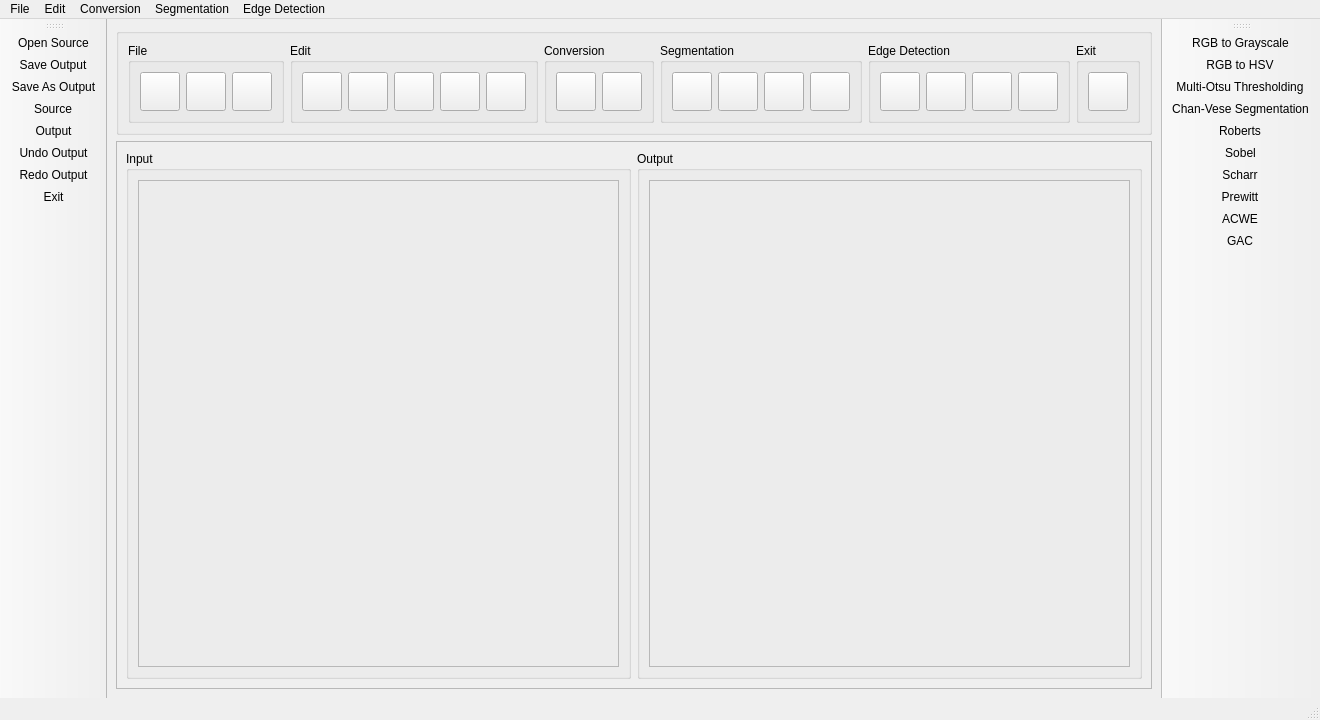
<?xml version="1.0" encoding="UTF-8"?>
<ui version="4.0">
 <class>MainWindow</class>
 <widget class="QMainWindow" name="MainWindow">
  <property name="geometry">
   <rect>
    <x>0</x>
    <y>0</y>
    <width>1280</width>
    <height>720</height>
   </rect>
  </property>
  <property name="windowTitle">
   <string>OOP2 Lab Final Assignment</string>
  </property>
  <widget class="QWidget" name="centralwidget">
   <layout class="QVBoxLayout" name="verticalLayout">
    <property name="sizeConstraint">
     <enum>QLayout::SetDefaultConstraint</enum>
    </property>
    <item>
     <widget class="QGroupBox" name="groupBox_8">
      <property name="sizePolicy">
       <sizepolicy hsizetype="Preferred" vsizetype="Fixed">
        <horstretch>0</horstretch>
        <verstretch>0</verstretch>
       </sizepolicy>
      </property>
      <property name="maximumSize">
       <size>
        <width>16777215</width>
        <height>16777215</height>
       </size>
      </property>
      <property name="title">
       <string/>
      </property>
      <layout class="QHBoxLayout" name="horizontalLayout_6">
       <item>
        <widget class="QGroupBox" name="groupBox_3">
         <property name="title">
          <string>File</string>
         </property>
         <layout class="QHBoxLayout" name="horizontalLayout">
          <item>
           <widget class="QToolButton" name="toolButton_openSource">
            <property name="toolTip">
             <string>Open Source</string>
            </property>
            <property name="statusTip">
             <string>Open image file (JPG or PNG)</string>
            </property>
            <property name="text">
             <string/>
            </property>
            <property name="iconSize">
             <size>
              <width>32</width>
              <height>32</height>
             </size>
            </property>
            <property name="autoRaise">
             <bool>false</bool>
            </property>
           </widget>
          </item>
          <item>
           <widget class="QToolButton" name="toolButton_saveOutput">
            <property name="toolTip">
             <string>Save Output</string>
            </property>
            <property name="statusTip">
             <string>Save output</string>
            </property>
            <property name="text">
             <string/>
            </property>
            <property name="iconSize">
             <size>
              <width>32</width>
              <height>32</height>
             </size>
            </property>
           </widget>
          </item>
          <item>
           <widget class="QToolButton" name="toolButton_saveAsOutput">
            <property name="toolTip">
             <string>Save Output As</string>
            </property>
            <property name="statusTip">
             <string>Save output to another location with different extension</string>
            </property>
            <property name="text">
             <string/>
            </property>
            <property name="iconSize">
             <size>
              <width>32</width>
              <height>32</height>
             </size>
            </property>
           </widget>
          </item>
         </layout>
        </widget>
       </item>
       <item>
        <widget class="QGroupBox" name="groupBox_5">
         <property name="title">
          <string>Edit</string>
         </property>
         <layout class="QHBoxLayout" name="horizontalLayout_3">
          <item>
           <widget class="QToolButton" name="toolButton_clearSource">
            <property name="toolTip">
             <string>Clear Input Image</string>
            </property>
            <property name="statusTip">
             <string>Clear Input</string>
            </property>
            <property name="text">
             <string/>
            </property>
            <property name="iconSize">
             <size>
              <width>32</width>
              <height>32</height>
             </size>
            </property>
            <property name="autoRaise">
             <bool>false</bool>
            </property>
           </widget>
          </item>
          <item>
           <widget class="QToolButton" name="toolButton_clearOutput">
            <property name="toolTip">
             <string>Clear Output Image</string>
            </property>
            <property name="statusTip">
             <string>Clear Output</string>
            </property>
            <property name="text">
             <string/>
            </property>
            <property name="iconSize">
             <size>
              <width>32</width>
              <height>32</height>
             </size>
            </property>
            <property name="autoRaise">
             <bool>false</bool>
            </property>
           </widget>
          </item>
          <item>
           <widget class="QToolButton" name="toolButton_undoOutput">
            <property name="toolTip">
             <string>Undo</string>
            </property>
            <property name="statusTip">
             <string>Undo changes</string>
            </property>
            <property name="text">
             <string/>
            </property>
            <property name="iconSize">
             <size>
              <width>32</width>
              <height>32</height>
             </size>
            </property>
            <property name="autoRaise">
             <bool>false</bool>
            </property>
           </widget>
          </item>
          <item>
           <widget class="QToolButton" name="toolButton_redoOutput">
            <property name="toolTip">
             <string>Redo</string>
            </property>
            <property name="statusTip">
             <string>Redo changes</string>
            </property>
            <property name="text">
             <string/>
            </property>
            <property name="iconSize">
             <size>
              <width>32</width>
              <height>32</height>
             </size>
            </property>
            <property name="autoRaise">
             <bool>false</bool>
            </property>
           </widget>
          </item>
          <item>
           <widget class="QToolButton" name="toolButton_swap">
            <property name="toolTip">
             <string>Swap</string>
            </property>
            <property name="statusTip">
             <string>Swap input and output images</string>
            </property>
            <property name="text">
             <string/>
            </property>
            <property name="iconSize">
             <size>
              <width>32</width>
              <height>32</height>
             </size>
            </property>
           </widget>
          </item>
         </layout>
        </widget>
       </item>
       <item>
        <widget class="QGroupBox" name="groupBox_4">
         <property name="title">
          <string>Conversion</string>
         </property>
         <layout class="QHBoxLayout" name="horizontalLayout_2">
          <item>
           <widget class="QToolButton" name="toolButton_rgbToGray">
            <property name="toolTip">
             <string>RGB to Grayscale</string>
            </property>
            <property name="statusTip">
             <string>Convert RGB image to grayscale image</string>
            </property>
            <property name="text">
             <string/>
            </property>
            <property name="iconSize">
             <size>
              <width>32</width>
              <height>32</height>
             </size>
            </property>
            <property name="autoRaise">
             <bool>false</bool>
            </property>
           </widget>
          </item>
          <item>
           <widget class="QToolButton" name="toolButton_rgbToHsv">
            <property name="toolTip">
             <string>RGB to Hsv</string>
            </property>
            <property name="statusTip">
             <string>Convert RGB image to hsv image</string>
            </property>
            <property name="text">
             <string/>
            </property>
            <property name="iconSize">
             <size>
              <width>32</width>
              <height>32</height>
             </size>
            </property>
            <property name="autoRaise">
             <bool>false</bool>
            </property>
           </widget>
          </item>
         </layout>
        </widget>
       </item>
       <item>
        <widget class="QGroupBox" name="groupBox_6">
         <property name="title">
          <string>Segmentation</string>
         </property>
         <layout class="QHBoxLayout" name="horizontalLayout_4">
          <item>
           <widget class="QToolButton" name="toolButton_multiOtsu">
            <property name="toolTip">
             <string>Multi-Otsu Thresholding</string>
            </property>
            <property name="statusTip">
             <string>Apply Multi-Otsu Thresholding to input image</string>
            </property>
            <property name="text">
             <string/>
            </property>
            <property name="iconSize">
             <size>
              <width>32</width>
              <height>32</height>
             </size>
            </property>
            <property name="autoRaise">
             <bool>false</bool>
            </property>
           </widget>
          </item>
          <item>
           <widget class="QToolButton" name="toolButton_chanVese">
            <property name="toolTip">
             <string>Chan-Vese Segmentation</string>
            </property>
            <property name="statusTip">
             <string>Apply Chan-Vese Segmentation to input image</string>
            </property>
            <property name="text">
             <string/>
            </property>
            <property name="iconSize">
             <size>
              <width>32</width>
              <height>32</height>
             </size>
            </property>
            <property name="autoRaise">
             <bool>false</bool>
            </property>
           </widget>
          </item>
          <item>
           <widget class="QToolButton" name="toolButton_Acwe">
            <property name="toolTip">
             <string>Morphological Snakes ACWE</string>
            </property>
            <property name="statusTip">
             <string>Apply Morphological Snakes ACWE to input image</string>
            </property>
            <property name="text">
             <string/>
            </property>
            <property name="iconSize">
             <size>
              <width>32</width>
              <height>32</height>
             </size>
            </property>
            <property name="autoRaise">
             <bool>false</bool>
            </property>
           </widget>
          </item>
          <item>
           <widget class="QToolButton" name="toolButton_Gac">
            <property name="toolTip">
             <string>Morphological Snakes GAC</string>
            </property>
            <property name="statusTip">
             <string>Apply Morphological Snakes GAC to input image</string>
            </property>
            <property name="text">
             <string/>
            </property>
            <property name="iconSize">
             <size>
              <width>32</width>
              <height>32</height>
             </size>
            </property>
            <property name="autoRaise">
             <bool>false</bool>
            </property>
           </widget>
          </item>
         </layout>
        </widget>
       </item>
       <item>
        <widget class="QGroupBox" name="groupBox_7">
         <property name="title">
          <string>Edge Detection</string>
         </property>
         <layout class="QHBoxLayout" name="horizontalLayout_5">
          <item>
           <widget class="QToolButton" name="toolButton_roberts">
            <property name="toolTip">
             <string>Roberts</string>
            </property>
            <property name="statusTip">
             <string>Apply Roberts edge detection</string>
            </property>
            <property name="text">
             <string/>
            </property>
            <property name="iconSize">
             <size>
              <width>32</width>
              <height>32</height>
             </size>
            </property>
            <property name="autoRaise">
             <bool>false</bool>
            </property>
           </widget>
          </item>
          <item>
           <widget class="QToolButton" name="toolButton_sobel">
            <property name="toolTip">
             <string>Sobel</string>
            </property>
            <property name="statusTip">
             <string>Apply Sobel edge detection</string>
            </property>
            <property name="text">
             <string/>
            </property>
            <property name="iconSize">
             <size>
              <width>32</width>
              <height>32</height>
             </size>
            </property>
            <property name="autoRaise">
             <bool>false</bool>
            </property>
           </widget>
          </item>
          <item>
           <widget class="QToolButton" name="toolButton_scharr">
            <property name="toolTip">
             <string>Scharr</string>
            </property>
            <property name="statusTip">
             <string>Apply Scharr edge detection</string>
            </property>
            <property name="text">
             <string/>
            </property>
            <property name="iconSize">
             <size>
              <width>32</width>
              <height>32</height>
             </size>
            </property>
            <property name="autoRaise">
             <bool>false</bool>
            </property>
           </widget>
          </item>
          <item>
           <widget class="QToolButton" name="toolButton_prewitt">
            <property name="toolTip">
             <string>Prewitt</string>
            </property>
            <property name="statusTip">
             <string>Apply Prewitt edge detection</string>
            </property>
            <property name="text">
             <string/>
            </property>
            <property name="iconSize">
             <size>
              <width>32</width>
              <height>32</height>
             </size>
            </property>
            <property name="autoRaise">
             <bool>false</bool>
            </property>
           </widget>
          </item>
         </layout>
        </widget>
       </item>
       <item>
        <widget class="QGroupBox" name="groupBox_9">
         <property name="title">
          <string>Exit</string>
         </property>
         <layout class="QHBoxLayout" name="horizontalLayout_7">
          <item>
           <widget class="QToolButton" name="toolButton_exit">
            <property name="toolTip">
             <string>Exit</string>
            </property>
            <property name="statusTip">
             <string>Exit</string>
            </property>
            <property name="text">
             <string/>
            </property>
            <property name="iconSize">
             <size>
              <width>32</width>
              <height>32</height>
             </size>
            </property>
            <property name="autoRaise">
             <bool>false</bool>
            </property>
           </widget>
          </item>
         </layout>
        </widget>
       </item>
      </layout>
     </widget>
    </item>
    <item>
     <widget class="QFrame" name="frame">
      <property name="frameShape">
       <enum>QFrame::StyledPanel</enum>
      </property>
      <property name="frameShadow">
       <enum>QFrame::Raised</enum>
      </property>
      <layout class="QHBoxLayout" name="horizontalLayout_8">
       <item>
        <widget class="QGroupBox" name="groupBox_2">
         <property name="title">
          <string>Input</string>
         </property>
         <layout class="QHBoxLayout" name="horizontalLayout_9">
          <item>
           <widget class="QLabel" name="label_input">
            <property name="statusTip">
             <string>Input Image</string>
            </property>
            <property name="frameShape">
             <enum>QFrame::StyledPanel</enum>
            </property>
            <property name="text">
             <string/>
            </property>
            <property name="scaledContents">
             <bool>true</bool>
            </property>
           </widget>
          </item>
         </layout>
        </widget>
       </item>
       <item>
        <widget class="QGroupBox" name="groupBox">
         <property name="title">
          <string>Output</string>
         </property>
         <layout class="QHBoxLayout" name="horizontalLayout_10">
          <item>
           <widget class="QLabel" name="label_output">
            <property name="statusTip">
             <string>Output Image</string>
            </property>
            <property name="frameShape">
             <enum>QFrame::StyledPanel</enum>
            </property>
            <property name="text">
             <string/>
            </property>
            <property name="scaledContents">
             <bool>true</bool>
            </property>
           </widget>
          </item>
         </layout>
        </widget>
       </item>
      </layout>
     </widget>
    </item>
   </layout>
  </widget>
  <widget class="QMenuBar" name="menubar">
   <property name="geometry">
    <rect>
     <x>0</x>
     <y>0</y>
     <width>1280</width>
     <height>21</height>
    </rect>
   </property>
   <widget class="QMenu" name="menuFile">
    <property name="title">
     <string>File</string>
    </property>
    <addaction name="actionOpenSource"/>
    <addaction name="actionSaveOutput"/>
    <addaction name="actionSaveAsOutput"/>
    <addaction name="actionExit"/>
   </widget>
   <widget class="QMenu" name="menuEdit">
    <property name="title">
     <string>Edit</string>
    </property>
    <widget class="QMenu" name="menuClear">
     <property name="toolTip">
      <string>Undo</string>
     </property>
     <property name="statusTip">
      <string>Undo changes</string>
     </property>
     <property name="title">
      <string>Clear</string>
     </property>
     <addaction name="actionClearSource"/>
     <addaction name="actionClearOutput"/>
    </widget>
    <addaction name="menuClear"/>
    <addaction name="actionUndoOutput"/>
    <addaction name="actionRedoOutput"/>
    <addaction name="actionSwap"/>
   </widget>
   <widget class="QMenu" name="menuConversion">
    <property name="title">
     <string>Conversion</string>
    </property>
    <addaction name="actionRgbToGray"/>
    <addaction name="actionRgbToHsv"/>
   </widget>
   <widget class="QMenu" name="menuSegmentation">
    <property name="title">
     <string>Segmentation</string>
    </property>
    <widget class="QMenu" name="menuMorphological_Snakes">
     <property name="title">
      <string>Morphological Snakes</string>
     </property>
     <addaction name="actionAcwe"/>
     <addaction name="actionGac"/>
    </widget>
    <addaction name="actionMultiOtsu"/>
    <addaction name="actionChanVese"/>
    <addaction name="menuMorphological_Snakes"/>
   </widget>
   <widget class="QMenu" name="menuEdge_Detection_Menu">
    <property name="title">
     <string>Edge Detection</string>
    </property>
    <addaction name="actionRoberts"/>
    <addaction name="actionSobel"/>
    <addaction name="actionScharr"/>
    <addaction name="actionPrewitt"/>
   </widget>
   <addaction name="menuFile"/>
   <addaction name="menuEdit"/>
   <addaction name="menuConversion"/>
   <addaction name="menuSegmentation"/>
   <addaction name="menuEdge_Detection_Menu"/>
  </widget>
  <widget class="QStatusBar" name="statusbar"/>
  <widget class="QToolBar" name="toolBar">
   <property name="enabled">
    <bool>true</bool>
   </property>
   <property name="windowTitle">
    <string>toolBar</string>
   </property>
   <attribute name="toolBarArea">
    <enum>RightToolBarArea</enum>
   </attribute>
   <attribute name="toolBarBreak">
    <bool>false</bool>
   </attribute>
   <addaction name="actionRgbToGray"/>
   <addaction name="actionRgbToHsv"/>
   <addaction name="actionMultiOtsu"/>
   <addaction name="actionChanVese"/>
   <addaction name="actionRoberts"/>
   <addaction name="actionSobel"/>
   <addaction name="actionScharr"/>
   <addaction name="actionPrewitt"/>
   <addaction name="actionAcwe"/>
   <addaction name="actionGac"/>
  </widget>
  <widget class="QToolBar" name="toolBar_2">
   <property name="windowTitle">
    <string>toolBar_2</string>
   </property>
   <attribute name="toolBarArea">
    <enum>LeftToolBarArea</enum>
   </attribute>
   <attribute name="toolBarBreak">
    <bool>false</bool>
   </attribute>
   <addaction name="actionOpenSource"/>
   <addaction name="actionSaveOutput"/>
   <addaction name="actionSaveAsOutput"/>
   <addaction name="actionClearSource"/>
   <addaction name="actionClearOutput"/>
   <addaction name="actionUndoOutput"/>
   <addaction name="actionRedoOutput"/>
   <addaction name="actionExit"/>
  </widget>
  <action name="actionOpenSource">
   <property name="checkable">
    <bool>false</bool>
   </property>
   <property name="text">
    <string>Open Source</string>
   </property>
   <property name="shortcut">
    <string>Ctrl+O</string>
   </property>
  </action>
  <action name="actionSaveOutput">
   <property name="text">
    <string>Save Output</string>
   </property>
   <property name="shortcut">
    <string>Ctrl+S</string>
   </property>
  </action>
  <action name="actionSaveAsOutput">
   <property name="text">
    <string>Save As Output</string>
   </property>
  </action>
  <action name="actionExit">
   <property name="text">
    <string>Exit</string>
   </property>
   <property name="shortcut">
    <string>Alt+Q</string>
   </property>
  </action>
  <action name="actionUndoOutput">
   <property name="text">
    <string>Undo Output</string>
   </property>
   <property name="shortcut">
    <string>Ctrl+Shift+Z</string>
   </property>
  </action>
  <action name="actionRedoOutput">
   <property name="text">
    <string>Redo Output</string>
   </property>
   <property name="shortcut">
    <string>Ctrl+Y</string>
   </property>
  </action>
  <action name="actionClearSource">
   <property name="text">
    <string>Source</string>
   </property>
  </action>
  <action name="actionClearOutput">
   <property name="text">
    <string>Output</string>
   </property>
  </action>
  <action name="actionRgbToGray">
   <property name="text">
    <string>RGB to Grayscale</string>
   </property>
  </action>
  <action name="actionRgbToHsv">
   <property name="text">
    <string>RGB to HSV</string>
   </property>
  </action>
  <action name="actionMultiOtsu">
   <property name="text">
    <string>Multi-Otsu Thresholding</string>
   </property>
  </action>
  <action name="actionChanVese">
   <property name="text">
    <string>Chan-Vese Segmentation</string>
   </property>
  </action>
  <action name="actionRoberts">
   <property name="text">
    <string>Roberts</string>
   </property>
  </action>
  <action name="actionSobel">
   <property name="text">
    <string>Sobel</string>
   </property>
  </action>
  <action name="actionScharr">
   <property name="text">
    <string>Scharr</string>
   </property>
  </action>
  <action name="actionPrewitt">
   <property name="text">
    <string>Prewitt</string>
   </property>
  </action>
  <action name="actionAcwe">
   <property name="text">
    <string>ACWE</string>
   </property>
  </action>
  <action name="actionGac">
   <property name="text">
    <string>GAC</string>
   </property>
  </action>
  <action name="actionSwap">
   <property name="text">
    <string>Swap</string>
   </property>
  </action>
 </widget>
 <resources/>
 <connections>
  <connection>
   <sender>toolButton_openSource</sender>
   <signal>clicked()</signal>
   <receiver>actionOpenSource</receiver>
   <slot>trigger()</slot>
   <hints>
    <hint type="sourcelabel">
     <x>49</x>
     <y>104</y>
    </hint>
    <hint type="destinationlabel">
     <x>-1</x>
     <y>-1</y>
    </hint>
   </hints>
  </connection>
  <connection>
   <sender>toolButton_saveOutput</sender>
   <signal>clicked()</signal>
   <receiver>actionSaveOutput</receiver>
   <slot>trigger()</slot>
   <hints>
    <hint type="sourcelabel">
     <x>95</x>
     <y>104</y>
    </hint>
    <hint type="destinationlabel">
     <x>-1</x>
     <y>-1</y>
    </hint>
   </hints>
  </connection>
  <connection>
   <sender>toolButton_saveAsOutput</sender>
   <signal>clicked()</signal>
   <receiver>actionSaveAsOutput</receiver>
   <slot>trigger()</slot>
   <hints>
    <hint type="sourcelabel">
     <x>141</x>
     <y>104</y>
    </hint>
    <hint type="destinationlabel">
     <x>-1</x>
     <y>-1</y>
    </hint>
   </hints>
  </connection>
  <connection>
   <sender>toolButton_exit</sender>
   <signal>clicked()</signal>
   <receiver>actionExit</receiver>
   <slot>trigger()</slot>
   <hints>
    <hint type="sourcelabel">
     <x>1159</x>
     <y>104</y>
    </hint>
    <hint type="destinationlabel">
     <x>-1</x>
     <y>-1</y>
    </hint>
   </hints>
  </connection>
  <connection>
   <sender>toolButton_chanVese</sender>
   <signal>clicked()</signal>
   <receiver>actionChanVese</receiver>
   <slot>trigger()</slot>
   <hints>
    <hint type="sourcelabel">
     <x>719</x>
     <y>104</y>
    </hint>
    <hint type="destinationlabel">
     <x>-1</x>
     <y>-1</y>
    </hint>
   </hints>
  </connection>
  <connection>
   <sender>toolButton_clearSource</sender>
   <signal>clicked()</signal>
   <receiver>actionClearSource</receiver>
   <slot>trigger()</slot>
   <hints>
    <hint type="sourcelabel">
     <x>257</x>
     <y>104</y>
    </hint>
    <hint type="destinationlabel">
     <x>-1</x>
     <y>-1</y>
    </hint>
   </hints>
  </connection>
  <connection>
   <sender>toolButton_clearOutput</sender>
   <signal>clicked()</signal>
   <receiver>actionClearOutput</receiver>
   <slot>trigger()</slot>
   <hints>
    <hint type="sourcelabel">
     <x>303</x>
     <y>104</y>
    </hint>
    <hint type="destinationlabel">
     <x>-1</x>
     <y>-1</y>
    </hint>
   </hints>
  </connection>
  <connection>
   <sender>toolButton_Acwe</sender>
   <signal>clicked()</signal>
   <receiver>actionAcwe</receiver>
   <slot>trigger()</slot>
   <hints>
    <hint type="sourcelabel">
     <x>765</x>
     <y>104</y>
    </hint>
    <hint type="destinationlabel">
     <x>-1</x>
     <y>-1</y>
    </hint>
   </hints>
  </connection>
  <connection>
   <sender>toolButton_Gac</sender>
   <signal>clicked()</signal>
   <receiver>actionGac</receiver>
   <slot>trigger()</slot>
   <hints>
    <hint type="sourcelabel">
     <x>811</x>
     <y>104</y>
    </hint>
    <hint type="destinationlabel">
     <x>-1</x>
     <y>-1</y>
    </hint>
   </hints>
  </connection>
  <connection>
   <sender>toolButton_multiOtsu</sender>
   <signal>clicked()</signal>
   <receiver>actionMultiOtsu</receiver>
   <slot>trigger()</slot>
   <hints>
    <hint type="sourcelabel">
     <x>673</x>
     <y>104</y>
    </hint>
    <hint type="destinationlabel">
     <x>-1</x>
     <y>-1</y>
    </hint>
   </hints>
  </connection>
  <connection>
   <sender>toolButton_prewitt</sender>
   <signal>clicked()</signal>
   <receiver>actionPrewitt</receiver>
   <slot>trigger()</slot>
   <hints>
    <hint type="sourcelabel">
     <x>1019</x>
     <y>104</y>
    </hint>
    <hint type="destinationlabel">
     <x>-1</x>
     <y>-1</y>
    </hint>
   </hints>
  </connection>
  <connection>
   <sender>toolButton_redoOutput</sender>
   <signal>clicked()</signal>
   <receiver>actionRedoOutput</receiver>
   <slot>trigger()</slot>
   <hints>
    <hint type="sourcelabel">
     <x>395</x>
     <y>104</y>
    </hint>
    <hint type="destinationlabel">
     <x>-1</x>
     <y>-1</y>
    </hint>
   </hints>
  </connection>
  <connection>
   <sender>toolButton_rgbToGray</sender>
   <signal>clicked()</signal>
   <receiver>actionRgbToGray</receiver>
   <slot>trigger()</slot>
   <hints>
    <hint type="sourcelabel">
     <x>496</x>
     <y>104</y>
    </hint>
    <hint type="destinationlabel">
     <x>-1</x>
     <y>-1</y>
    </hint>
   </hints>
  </connection>
  <connection>
   <sender>toolButton_rgbToHsv</sender>
   <signal>clicked()</signal>
   <receiver>actionRgbToHsv</receiver>
   <slot>trigger()</slot>
   <hints>
    <hint type="sourcelabel">
     <x>573</x>
     <y>104</y>
    </hint>
    <hint type="destinationlabel">
     <x>-1</x>
     <y>-1</y>
    </hint>
   </hints>
  </connection>
  <connection>
   <sender>toolButton_roberts</sender>
   <signal>clicked()</signal>
   <receiver>actionRoberts</receiver>
   <slot>trigger()</slot>
   <hints>
    <hint type="sourcelabel">
     <x>881</x>
     <y>104</y>
    </hint>
    <hint type="destinationlabel">
     <x>-1</x>
     <y>-1</y>
    </hint>
   </hints>
  </connection>
  <connection>
   <sender>toolButton_scharr</sender>
   <signal>clicked()</signal>
   <receiver>actionScharr</receiver>
   <slot>trigger()</slot>
   <hints>
    <hint type="sourcelabel">
     <x>973</x>
     <y>104</y>
    </hint>
    <hint type="destinationlabel">
     <x>-1</x>
     <y>-1</y>
    </hint>
   </hints>
  </connection>
  <connection>
   <sender>toolButton_sobel</sender>
   <signal>clicked()</signal>
   <receiver>actionSobel</receiver>
   <slot>trigger()</slot>
   <hints>
    <hint type="sourcelabel">
     <x>927</x>
     <y>104</y>
    </hint>
    <hint type="destinationlabel">
     <x>-1</x>
     <y>-1</y>
    </hint>
   </hints>
  </connection>
  <connection>
   <sender>toolButton_undoOutput</sender>
   <signal>clicked()</signal>
   <receiver>actionUndoOutput</receiver>
   <slot>trigger()</slot>
   <hints>
    <hint type="sourcelabel">
     <x>349</x>
     <y>104</y>
    </hint>
    <hint type="destinationlabel">
     <x>-1</x>
     <y>-1</y>
    </hint>
   </hints>
  </connection>
  <connection>
   <sender>toolButton_swap</sender>
   <signal>clicked()</signal>
   <receiver>actionSwap</receiver>
   <slot>trigger()</slot>
   <hints>
    <hint type="sourcelabel">
     <x>228</x>
     <y>104</y>
    </hint>
    <hint type="destinationlabel">
     <x>-1</x>
     <y>-1</y>
    </hint>
   </hints>
  </connection>
 </connections>
</ui>
